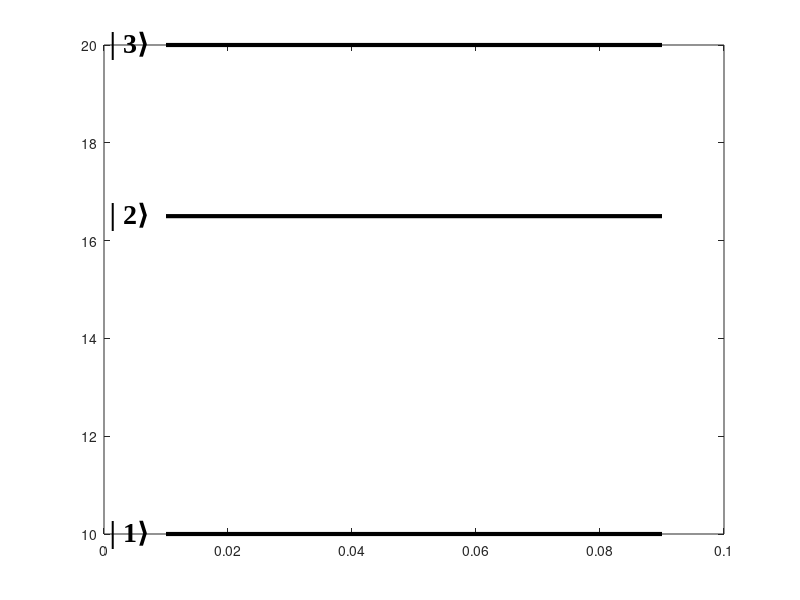

MATLAB code to generate this figure: (Note: this script raises an error after producing the figure.)
%%%%%%%%%%%%%%%%%%%%%%%%%%%%%%%%%%%%%%%%%%%%%%%%%%%%%%%%%%%%%%%%%%%%%%%%%
% Energy level diagram: light-matter photon-electron interaction diagrams
% Developed by: Sergio Yanez-Pagans
%%%%%%%%%%%%%%%%%%%%%%%%%%%%%%%%%%%%%%%%%%%%%%%%%%%%%%%%%%%%%%%%%%%%%%%%%

%% Fresh start

clear % clears the workspace and all the variables
clc % clears the command window
close all % close all opened windows and figures

%% Introduce your photon energies here

photon1 = 10; % photon energy 1  
photon2 = 6.5; % photon energy 2    
photon3 = 3.5; % photon energy 3  
FWM = photon1 + photon2 + photon3; % Four-wave mixing (FWM) photon energy

%% Define colors for each photon coupling between states

% Try the Google Color Picker to choose your colors easily!
color1 = '#7000D8'; % color for photon 1, I prefer HEX colors, but any format should work (e.g. RGB)
color2 = '#FF4500'; % color for photon 2
color3 = '#64B900'; % color for photon 3
color4 = '#C900D8'; % color for photon 4/FWM

%% Control the photon coupling (arrow) apperance, spacing between plot elements

label_size = 20; % label size
arrow_scale = 0.2; % arrow scaling/size
wsl = .04; % width of states
sbc = .12; % space between photon "columns". In this example, I use a single column that I call A below, you can include as many as you want
sblc = .01; % space between labels and colums
upper_limit = 23; % upper energy limit for plot
lower_limit = 0; % lower energy limit for plot, 0 would typically be the ground state

x_pos = 0.05; % initial x position (for further left photon)
x_end = 0; % 0 if photons are collinear
initial_energy = 0; % 0 if the system is initially in its ground state

head_shape = [0.14,10,10,0.08]; % controls the shape of the arrow head
lwa = 4; % linewidth arrow
lws = 3; % linewidth state

%% Plotting and creating the diagram

% Energy levels
fig = figure('WindowState','Maximized'); % creates a maximized window
left_color = [0 0 0];  % color for left axis (default: black)
right_color = [0 0 0]; % color for right axis (default: black)
set(fig,'defaultAxesColorOrder',[left_color; right_color])

%%% Column A %%%
a1 = photon1; % a1
la1 = '\mid1\rangle';
a2 = photon1+photon2; % a2
la2 = '\mid2\rangle';
a3 = photon1+photon2+photon3; % a3
la3 = '\mid3\rangle';

% States: here we draw horizontal lines for each of the states
plot([x_pos-wsl x_pos+wsl], [a1 a1],'Color','k','LineWidth',lws) 
text(x_pos-wsl-sblc,a1,la1,'Color','k','FontSize', label_size, 'FontName', 'Times New Roman','FontWeight','Bold')
hold on;
plot([x_pos-wsl x_pos+wsl], [a2 a2],'Color','k','LineWidth',lws) 
text(x_pos-wsl-sblc,a2,la2,'Color','k','FontSize', label_size, 'FontName', 'Times New Roman','FontWeight','Bold')
plot([x_pos-wsl x_pos+wsl], [a3 a3],'Color','k','LineWidth',lws) 
text(x_pos-wsl-sblc,a3,la3,'Color','k','FontSize', label_size, 'FontName', 'Times New Roman','FontWeight','Bold')

% Photon A1: we plot arrow for photon1 
p1_start = [x_pos-(wsl/2) lower_limit]; % to start from border of plot
p1_end = [x_pos-(wsl/2) photon1];
p1_dist = p1_end - p1_start;         
leg1 = arrows(p1_start(1),p1_start(2),p1_dist(1),p1_dist(2),head_shape,'Cartesian','FaceColor',color1,'LineWidth',lwa,'Ref',arrow_scale)

% Photon A2: we plot arrow for photon2 
p2_start = [x_pos-(wsl/2) photon1];
p2_end = [x_pos-(wsl/2) photon1+photon2];
p2_dist = p2_end - p2_start;         
leg2 = arrows(p2_start(1),p2_start(2),p2_dist(1),p2_dist(2),head_shape,'Cartesian','FaceColor',color2,'LineWidth',lwa,'Ref',arrow_scale)

% Photon A3: we plot arrow for photon3
p3_start = [x_pos-(wsl/2) photon1+photon2];
p3_end = [x_pos-(wsl/2) photon1+photon2+photon3];
p3_dist = p3_end - p3_start;         
leg3 = arrows(p3_start(1),p3_start(2),p3_dist(1),p3_dist(2),head_shape,'Cartesian','FaceColor',color3,'LineWidth',lwa,'Ref',arrow_scale)

% Photon AFWM: we plot arrow for photon4/FWM
p3_start = [x_pos+(wsl/2) photon1+photon2+photon3];
p3_end = [x_pos+(wsl/2) lower_limit];
p3_dist = p3_end - p3_start;         
leg4 = arrows(p3_start(1),p3_start(2),p3_dist(1),p3_dist(2),head_shape,'Cartesian','FaceColor',color4,'LineWidth',lwa,'Ref',arrow_scale)


% We improve the apperance of our plot by changing some properties and we
% also add a legend coresponding to each photon
hold on;
box on; % box around plot
title('') % title for diagram
xticks([]) % removing x-axis ticks
yticks([]) % removing y-axis ticks
xlabel({}) % x-axis label
yyaxis left % controlling left y axis separate from right y-axis
ylabel('Energy') % left y-axis label
ylim([lower_limit upper_limit]); % setting y-range for plot
xlim([x_pos-0.045-sblc x_pos+0.045])
lgd = legend([leg1 leg2 leg3 leg4],{' \omega_{XUV}',' \omega_{1}',' \omega_{2}',' \omega_{FWM}'},'NumColumns',4,'Location','North');
lgd.FontSize = 24; % font size legend
lgd.LineWidth = 2; % legend linewidth
set(gca,'fontsize',32);  % control font size for plot
set(gca, 'FontName', 'Times New Roman') % control font type for plot
set(gca, 'Layer', 'top') % making sure axis are on top layer
set(gca,'linewidth',4.5) % width of plot axes
set(gcf,'color','w'); % background color set to white
pbaspect([0.6 1 1]); % control the ratio of x and y axes
yyaxis right % controlling right y-axis
yticks([]); % removing y-axis ticks


%%% end of code %%%